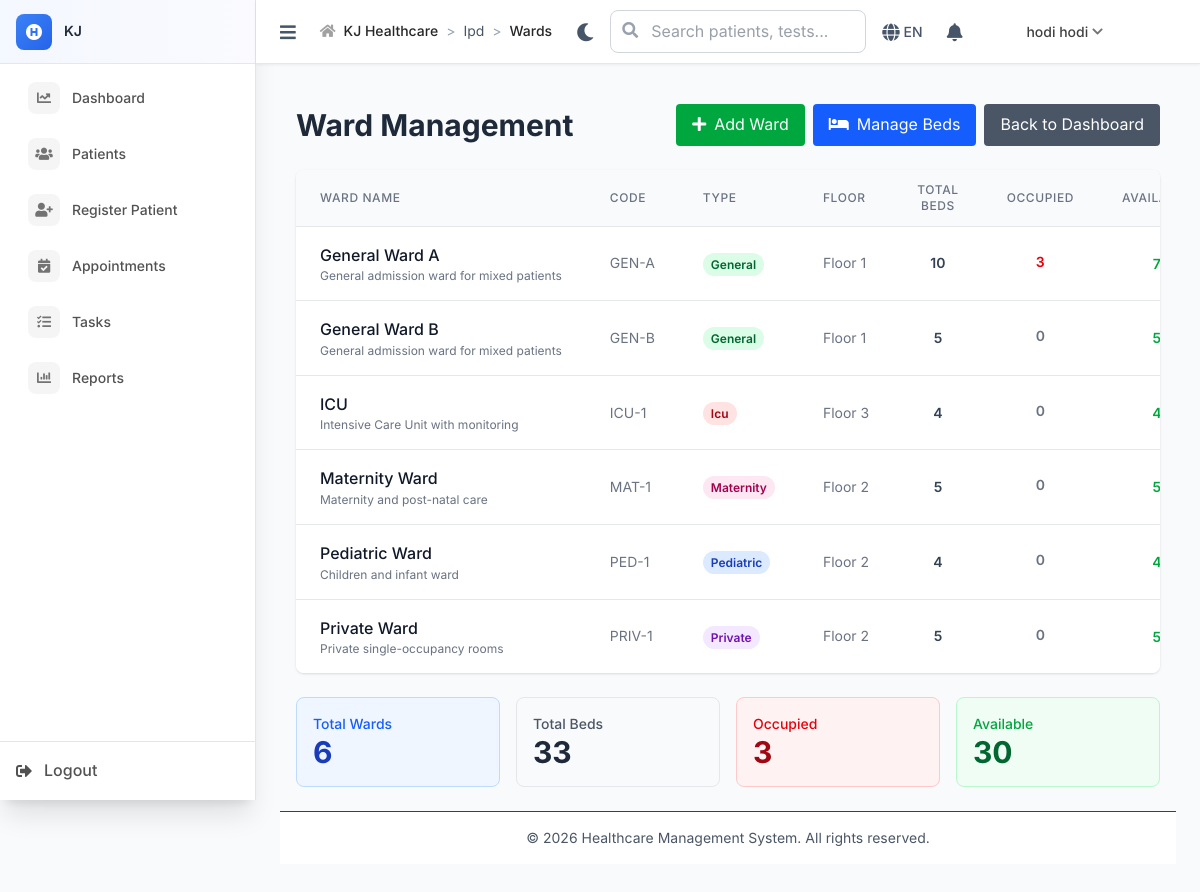
Page /ipd/wards (signed in) on the committed database.
### tables this page shows
CREATE TABLE `ipd_wards` (
  `id` int NOT NULL,
  `ward_name` varchar(100) NOT NULL,
  `ward_code` varchar(20) NOT NULL,
  `ward_type` enum('general','private','icu','maternity','pediatric','isolation') DEFAULT 'general',
  `total_beds` int NOT NULL DEFAULT '0',
  `occupied_beds` int NOT NULL DEFAULT '0',
  `floor_number` int DEFAULT NULL,
  `description` text,
  `is_active` tinyint(1) DEFAULT '1',
  `created_at` timestamp NULL DEFAULT CURRENT_TIMESTAMP,
  `updated_at` timestamp NULL DEFAULT CURRENT_TIMESTAMP ON UPDATE CURRENT_TIMESTAMP
);

### includes/BaseController.php (called while the page is built, shortened)
<?php
class BaseController {
    public function __construct() {
        global $pdo;
        $this->pdo = $pdo;
        $this->db = $this->pdo;
    }
    protected function render($view, $data = []) {
        extract($data);
        include __DIR__ . "/../views/{$view}.php";
    }
}
?>

### controllers/IpdController.php (called while the page is built, shortened)
<?php
require_once __DIR__ . '/../includes/BaseController.php';
class IpdController extends BaseController {
    public function wards() {
        $stmt = $this->db->query("
            SELECT w.*,
                   (SELECT COUNT(*) FROM ipd_beds b WHERE b.ward_id = w.id AND b.is_active = 1) as actual_beds,
                   (SELECT COUNT(*) FROM ipd_beds b WHERE b.ward_id = w.id AND b.status = 'occupied') as actual_occupied
            FROM ipd_wards w
            WHERE w.is_active = 1
            ORDER BY w.ward_name
        ");
        $wards = $stmt->fetchAll(PDO::FETCH_ASSOC);
        $this->render('ipd/wards', [
            'wards' => $wards
        ]);
    }
}

### index.php (called while the page is built, shortened)
<?php
$request = $_SERVER['REQUEST_URI'];
$path = parse_url($request, PHP_URL_PATH);
if (strpos($path, BASE_PATH) === 0) {
    $path = substr($path, strlen(BASE_PATH));
}
$path = ltrim($path, '/');
$segments = explode('/', $path);
$controller = $segments[0] ?? 'auth';
$action = $segments[1] ?? 'login';
try {
    $controllerInstance = new $controllerClass();
    $params = array_slice($segments, 2);
    call_user_func_array([$controllerInstance, $action], $params);
} catch (Throwable $e) {
    Logger::error("Error in controller: " . $e->getMessage(), [
        'controller' => $controller,
        'action' => $action,
        'file' => $e->getFile(),
        'line' => $e->getLine(),
        'trace' => $e->getTraceAsString()
    ]);
    error_log("Error in controller: " . $e->getMessage());
    http_response_code(500);
    echo "Internal server error";
}
?>

### views/ipd/wards.php (the view, shortened to what this page needs)
<?php
require_once __DIR__ . '/../layouts/header.php';
?>
<div class="container mx-auto px-4 py-6">
    <div class="flex justify-between items-center mb-6">
        <h1 class="text-3xl font-bold text-gray-800">Ward Management</h1>
        <div class="flex space-x-2">
            <a href="<?php echo BASE_PATH; ?>/ipd/add_ward" class="bg-green-600 text-white px-4 py-2 rounded hover:bg-green-700">
                <i class="fas fa-plus mr-2"></i>Add Ward
            </a>
            <a href="<?php echo BASE_PATH; ?>/ipd/beds" class="bg-blue-600 text-white px-4 py-2 rounded hover:bg-blue-700">
                <i class="fas fa-bed mr-2"></i>Manage Beds
            </a>
            <a href="<?php echo BASE_PATH; ?>/ipd/dashboard" class="bg-gray-600 text-white px-4 py-2 rounded hover:bg-gray-700">Back to Dashboard</a>
        </div>
    </div>
    <div class="bg-white rounded-lg shadow overflow-hidden">
        <table class="min-w-full divide-y divide-gray-200">
            <thead class="bg-gray-50">
                <tr>
                    <th class="px-6 py-3 text-left text-xs font-medium text-gray-500 uppercase tracking-wider">Ward Name</th>
                    <th class="px-6 py-3 text-left text-xs font-medium text-gray-500 uppercase tracking-wider">Code</th>
                    <th class="px-6 py-3 text-left text-xs font-medium text-gray-500 uppercase tracking-wider">Type</th>
                    <th class="px-6 py-3 text-left text-xs font-medium text-gray-500 uppercase tracking-wider">Floor</th>
                    <th class="px-6 py-3 text-center text-xs font-medium text-gray-500 uppercase tracking-wider">Total Beds</th>
                    <th class="px-6 py-3 text-center text-xs font-medium text-gray-500 uppercase tracking-wider">Occupied</th>
                    <th class="px-6 py-3 text-center text-xs font-medium text-gray-500 uppercase tracking-wider">Available</th>
                </tr>
            </thead>
            <tbody class="bg-white divide-y divide-gray-200">
                <?php if (empty($wards)): ?>
                    <tr>
                        <td colspan="8" class="px-6 py-8 text-center text-gray-500">
                            <i class="fas fa-building text-4xl mb-2"></i>
                            <p>No wards found. Click "Add Ward" to create one.</p>
                        </td>
                    </tr>
                <?php else: ?>
                    <?php foreach ($wards as $ward): ?>
                        <?php
                            $available = $ward['actual_beds'] - $ward['actual_occupied'];
                        ?>
                        <tr class="hover:bg-gray-50">
                            <td class="px-6 py-4 whitespace-nowrap">
                                <div class="font-medium text-gray-900"><?php echo htmlspecialchars($ward['ward_name']); ?></div>
                                <?php if ($ward['description']): ?>
                                    <div class="text-xs text-gray-500"><?php echo htmlspecialchars(substr($ward['description'], 0, 50)); ?></div>
                                <?php endif; ?>
                            </td>
                            <td class="px-6 py-4 whitespace-nowrap text-sm text-gray-500">
                                <?php echo htmlspecialchars($ward['ward_code']); ?>
                            </td>
                            <td class="px-6 py-4 whitespace-nowrap">
                                <span class="px-2 py-1 text-xs rounded-full font-semibold
                                    <?php
                                    echo match($ward['ward_type']) {
                                        'icu' => 'bg-red-100 text-red-800',
                                        'private' => 'bg-purple-100 text-purple-800',
                                        'maternity' => 'bg-pink-100 text-pink-800',
                                        'pediatric' => 'bg-blue-100 text-blue-800',
                                        'isolation' => 'bg-yellow-100 text-yellow-800',
                                        default => 'bg-green-100 text-green-800'
                                    };
                                    ?>">
                                    <?php echo ucfirst($ward['ward_type']); ?>
                                </span>
                            </td>
                            <td class="px-6 py-4 whitespace-nowrap text-sm text-gray-500">
                                Floor <?php echo $ward['floor_number'] ?? 1; ?>
                            </td>
                            <td class="px-6 py-4 whitespace-nowrap text-center text-sm font-semibold">
                                <?php echo $ward['actual_beds']; ?>
                            </td>
                            <td class="px-6 py-4 whitespace-nowrap text-center">
                                <span class="text-sm font-semibold <?php echo $ward['actual_occupied'] > 0 ? 'text-red-600' : 'text-gray-500'; ?>">
                                    <?php echo $ward['actual_occupied']; ?>
                                </span>
                            </td>
                            <td class="px-6 py-4 whitespace-nowrap text-center">
                                <span class="text-sm font-semibold <?php echo $available > 0 ? 'text-green-600' : 'text-gray-500'; ?>">
                                    <?php echo $available; ?>
                                </span>
                            </td>
                        </tr>
                    <?php endforeach; ?>
                <?php endif; ?>
            </tbody>
        </table>
    </div>
    <div class="grid grid-cols-1 md:grid-cols-4 gap-4 mt-6">
        <?php
            $totalBeds = array_sum(array_column($wards, 'actual_beds'));
            $totalOccupied = array_sum(array_column($wards, 'actual_occupied'));
            $totalAvailable = $totalBeds - $totalOccupied;
        ?>
        <div class="bg-blue-50 rounded-lg p-4 border border-blue-200">
            <div class="text-blue-600 text-sm font-medium">Total Wards</div>
            <div class="text-3xl font-bold text-blue-800"><?php echo count($wards); ?></div>
        </div>
        <div class="bg-gray-50 rounded-lg p-4 border border-gray-200">
            <div class="text-gray-600 text-sm font-medium">Total Beds</div>
            <div class="text-3xl font-bold text-gray-800"><?php echo $totalBeds; ?></div>
        </div>
        <div class="bg-red-50 rounded-lg p-4 border border-red-200">
            <div class="text-red-600 text-sm font-medium">Occupied</div>
            <div class="text-3xl font-bold text-red-800"><?php echo $totalOccupied; ?></div>
        </div>
        <div class="bg-green-50 rounded-lg p-4 border border-green-200">
            <div class="text-green-600 text-sm font-medium">Available</div>
            <div class="text-3xl font-bold text-green-800"><?php echo $totalAvailable; ?></div>
        </div>
    </div>
</div>
<?php require_once __DIR__ . '/../layouts/footer.php'; ?>

### views/layouts/main.php (style rules this page uses)
:root { --primary-50: #eff6ff; --primary-100: #dbeafe; --primary-500: #3b82f6; --primary-600: #2563eb; --primary-700: #1d4ed8; --success-50: #f0fdf4; --success-500: #22c55e; --success-600: #16a34a; --warning-50: #fffbeb; --warning-500: #f59e0b; --warning-600: #d97706; --error-50: #fef2f2; --error-500: #ef4444; --error-600: #dc2626; --neutral-50: #f8fafc; --neutral-100: #f1f5f9; --neutral-200: #e2e8f0; --neutral-300: #cbd5e1; --neutral-400: #94a3b8; --neutral-500: #64748b; --neutral-600: #475569; --neutral-700: #334155; --neutral-800: #1e293b; --neutral-900: #0f172a; --medical-accent: #10b981; --medical-secondary: #8b5cf6; }
html, body { height: 100%; margin: 0; padding: 0; }
body { font-family: 'Inter', sans-serif; background-color: var(--neutral-50); color: var(--neutral-700); line-height: 1.6; }
:root { --header-height: 64px; }

### rows in the picture
ipd_wards: ward_name "General Ward A", description "General admission ward for mixed patients", ward_code "GEN-A", ward_type "General", floor_number "1", actual_beds "10", actual_occupied "3", available "7"
ipd_wards: ward_name "General Ward B", description "General admission ward for mixed patients", ward_code "GEN-B", ward_type "General", floor_number "1", actual_beds "5", actual_occupied "0", available "5"
ipd_wards: ward_name "ICU", description "Intensive Care Unit with monitoring", ward_code "ICU-1", ward_type "Icu", floor_number "3", actual_beds "4", actual_occupied "0", available "4"
ipd_wards: ward_name "Maternity Ward", description "Maternity and post-natal care", ward_code "MAT-1", ward_type "Maternity", floor_number "2", actual_beds "5", actual_occupied "0", available "5"
ipd_wards: ward_name "Pediatric Ward", description "Children and infant ward", ward_code "PED-1", ward_type "Pediatric", floor_number "2", actual_beds "4", actual_occupied "0", available "4"
ipd_wards: ward_name "Private Ward", description "Private single-occupancy rooms", ward_code "PRIV-1", ward_type "Private", floor_number "2", actual_beds "5", actual_occupied "0", available "5"

### other values in the picture
$_ENV['APP_NAME'] "KJ"
$item['text'] "Dashboard"
$item['text'] "Patients"
$item['text'] "Register Patient"
$item['text'] "Appointments"
$item['text'] "Tasks"
$item['text'] "Reports"
$crumb['text'] "Ipd"
$crumb['text'] "Wards"
$_SESSION['user_name'] "hodi hodi"
count($wards) "6"
$totalBeds "33"
$totalOccupied "3"
$totalAvailable "30"
